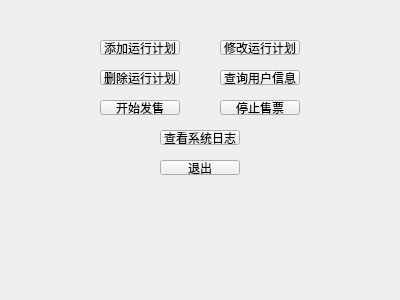
<?xml version="1.0" encoding="UTF-8"?>
<ui version="4.0">
 <class>administratorwindow</class>
 <widget class="QWidget" name="administratorwindow">
  <property name="geometry">
   <rect>
    <x>0</x>
    <y>0</y>
    <width>400</width>
    <height>300</height>
   </rect>
  </property>
  <property name="windowTitle">
   <string>Form</string>
  </property>
  <widget class="QPushButton" name="pushButtonlog">
   <property name="geometry">
    <rect>
     <x>160</x>
     <y>130</y>
     <width>80</width>
     <height>15</height>
    </rect>
   </property>
   <property name="text">
    <string>查看系统日志</string>
   </property>
  </widget>
  <widget class="QPushButton" name="pushButtonfinduser">
   <property name="geometry">
    <rect>
     <x>220</x>
     <y>70</y>
     <width>80</width>
     <height>15</height>
    </rect>
   </property>
   <property name="text">
    <string>查询用户信息</string>
   </property>
  </widget>
  <widget class="QPushButton" name="pushButtonstop">
   <property name="geometry">
    <rect>
     <x>220</x>
     <y>100</y>
     <width>80</width>
     <height>15</height>
    </rect>
   </property>
   <property name="text">
    <string>停止售票</string>
   </property>
  </widget>
  <widget class="QPushButton" name="pushButtonexit">
   <property name="geometry">
    <rect>
     <x>160</x>
     <y>160</y>
     <width>80</width>
     <height>15</height>
    </rect>
   </property>
   <property name="text">
    <string>退出</string>
   </property>
  </widget>
  <widget class="QPushButton" name="pushButtonstart">
   <property name="geometry">
    <rect>
     <x>100</x>
     <y>100</y>
     <width>80</width>
     <height>15</height>
    </rect>
   </property>
   <property name="text">
    <string>开始发售</string>
   </property>
  </widget>
  <widget class="QPushButton" name="pushButtonmodify">
   <property name="geometry">
    <rect>
     <x>220</x>
     <y>40</y>
     <width>80</width>
     <height>15</height>
    </rect>
   </property>
   <property name="text">
    <string>修改运行计划</string>
   </property>
  </widget>
  <widget class="QPushButton" name="pushButtondelete">
   <property name="geometry">
    <rect>
     <x>100</x>
     <y>70</y>
     <width>80</width>
     <height>15</height>
    </rect>
   </property>
   <property name="text">
    <string>删除运行计划</string>
   </property>
  </widget>
  <widget class="QPushButton" name="pushButtonadd">
   <property name="geometry">
    <rect>
     <x>100</x>
     <y>40</y>
     <width>80</width>
     <height>15</height>
    </rect>
   </property>
   <property name="text">
    <string>添加运行计划</string>
   </property>
  </widget>
 </widget>
 <resources/>
 <connections/>
</ui>
